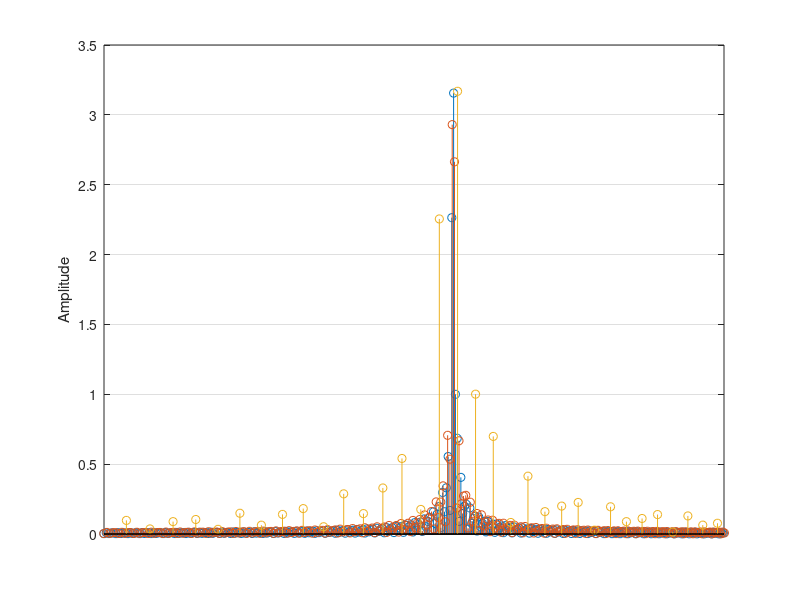

This chart was generated by the following MATLAB code:
% LFM pulse design

close all
clear

% Sampling period
fs=44100;
dt=1/fs;

% Carrier frequency   default
fc=4000;  


% Period
Tp1=0.1;
Tp2=0.08;
Tp3=0.01;

% signal samples
length_sig1=Tp1*fs;
length_sig2=Tp2*fs;
length_sig3 =Tp3*fs;

t1 = 0:Tp1/length_sig1:Tp1;
t2 = 0:Tp2/length_sig2:Tp2;
t3 = 0:Tp3/length_sig3:Tp3;
sig1 = cos(2*pi*fc*t1);
sig2 = cos(2*pi*fc*t2);
sig3 = cos(2*pi*fc*t3);

% zero pad
z_sig1 =[zeros(1,ceil(length_sig1/3)) sig1 zeros(1,floor(length_sig1/3))];
z_sig2 =[zeros(1,ceil(length_sig2/3)) sig2 zeros(1,floor(length_sig2/3))];
z_sig3 =[zeros(1,ceil(length_sig3/3)) sig3 zeros(1,floor(length_sig3/3))];


S1 = fft(z_sig1);
S1 = abs(S1)./length(z_sig1);
S1(2:end) = 2*S1(2:end);
S1 = S1(1:end/2);
f_step1 = fs/length(z_sig1);
bin_f1 = 0:f_step1:fs/2-f_step1;

S2 = fft(z_sig2);
S2 = abs(S2)./length(z_sig2);
S2(2:end) = 2*S2(2:end);
S2 = S2(1:end/2);
f_step2 = fs/length(z_sig2);
bin_f2 = 0:f_step2:fs/2-f_step2;

S3 = fft(z_sig3);
S3 = abs(S3)./length(z_sig3);
S3(2:end) = 2*S3(2:end);
S3 = S3(1:end/2);
f_step3 = fs/length(z_sig3);
bin_f3 = 0:f_step3:fs/2-f_step3;
%% plot amplitude spectrum

[B,I] = min(abs(fc-bin_f1));
amp_c = S1(I+1);
ind_fcut1 = find(10*log10(S1(1:end/5)./amp_c) < -3,1,'last');
cutoff_f1 = bin_f1(ind_fcut1)
ind_fcut2 =floor(length(S1)/5)+find(10*log10(S1(end/5:end/4)./amp_c) < -3,1,'first');
cutoff_f2 = bin_f1(ind_fcut2)

figure(2)
% plot(bin_f1,10*log10(S1./amp_c))
stem(bin_f1,S1/amp_c)
grid on
hold on
% line([fc fc],[-20 2],'Color','k')
set(gca,'XScale','log')
xlim([3000 5000])
ylabel('Amplitude')
%%
hold on

stem(bin_f2,S2/amp_c)
stem(bin_f3,S3/amp_c)

